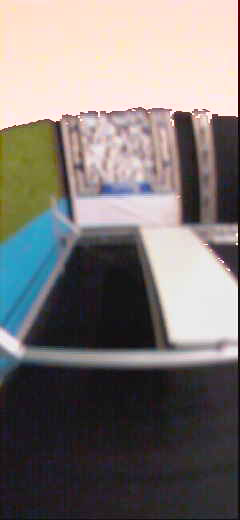
#> input picture frame 3 of videos/vlc-record-2023-03-10-10h02m38s-rtp_5000.sdp-.avi, 240 x 520 px, given in place of vlc-record-2023-03-03-11h21m26s-rtp_5000.sdp-.avi, which was not available
$ jupyter execute --allow-errors detection_methods.ipynb   (shell and % lines are left out)   (text cells are left out)
#> lines starting #> are read from the running program, lines starting #| are printed output that depends on the picture; after the words box and inside, x2 and y2 are one past the last pixel; in counts of white or black regions, pixels touching at a corner belong together; pictures that were not available may be replaced by others from this repository, and a replacement may not be noted
#> further down, first_frame is the input picture: shape (520, 240, 3); mean B, G, R 118.2, 120.7, 126.7
[cell 1]
import cv2
import numpy as np
import os
import matplotlib.pyplot as plt
IMAGES_FOLDER = "/home/matthijs/robotics_q3/mav/AE4317_2019_datasets/cyberzoo_aggressive_flight/20190121-144646/"
VIDEO_FILE = "/home/matthijs/robotics_q3/mav/cyberzoo.mp4"
VIDEO_FILE_SIM = "/home/matthijs/paparazzi/videos/vlc-record-2023-03-03-11h21m26s-rtp_5000.sdp-.avi"
SHOW_CV2_IMG = False
def load_images_from_folder(folder):
    images = []
    for filename in os.listdir(folder):
        img = cv2.imread(os.path.join(folder,filename))
        if img is not None:
            images.append(img)
    return images

#> (the rest of this cell did not finish here and is left out)

[cell 2]
def show_img(img, gray_scale=False, img_name="img"):
    if SHOW_CV2_IMG:
        cv2.imshow(img_name, img)
        cv2.waitKey(0)
        cv2.destroyAllWindows()
    else:
        if gray_scale:
            cmap = "gray"
        else:
            cmap = None
        plt.imshow(img, cmap=cmap)

#> (a cell that did not finish here is left out)

[cell 4]
# convert to gray scale
def rgb_2_gray(image):
    gray = cv2.cvtColor(image, cv2.COLOR_BGR2GRAY)
    return gray

#> (a cell that did not finish here is left out)

[cell 6]
def edge_detection(filter, image):
    gray_img = rgb_2_gray(image)
    edges_img = np.zeros_like(gray_img)
    N, M = gray_img.shape
    for row in range(3, N-2):
        for col in range(3,M-2):
            local_pixels = gray_img[row-1:row+2, col-1:col+2]
            transformed_pixels = filter * local_pixels
            score = (transformed_pixels.sum() + 4)/8
            edges_img[row,col] = score*3
    return edges_img

def canny_edge_detection(image, th1=100, th2=200):
    edges = cv2.Canny(image, th1, th2)
    return edges

[cell 7]
vertical_filter = np.array([[-1,-2,-1],[0,0,0],[1,2,1]])
horizontal_filter = np.array([[-1,0,1],[-2,0,2],[-1,0,1]])

#> (the rest of this cell did not finish here and is left out)

#> (a cell that did not finish here is left out)

#> (a cell that did not finish here is left out)

[cell 10]
def smoothen_image(image, size):
    return cv2.blur(image, (size, size))

def optical_flow(cap, first_frame, smoothen=0):
#> called with smoothen = 0
    prev_gray = cv2.cvtColor(first_frame, cv2.COLOR_BGR2GRAY)

    # Creates an image filled with zero
    # intensities with the same dimensions
    # as the frame
    mask = np.zeros_like(first_frame)

    # Sets image saturation to maximum
    mask[..., 1] = 255

    while(cap.isOpened()):

        # ret = a boolean return value from getting
        # the frame, frame = the current frame being
        # projected in the video
        ret, frame = cap.read()
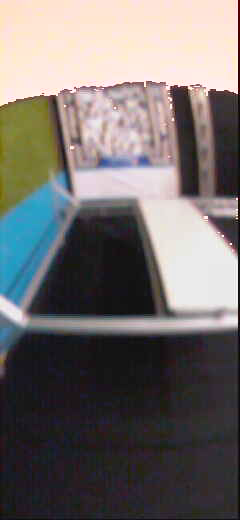
#> input picture frame 4 of videos/vlc-record-2023-03-10-10h02m38s-rtp_5000.sdp-.avi, 240 x 520 px, given in place of vlc-record-2023-03-03-11h21m26s-rtp_5000.sdp-.avi, which was not available
#> frame is the input picture: shape (520, 240, 3); mean B, G, R 108.9, 110.6, 115.7

        # Opens a new window and displays the input
        # frame
        cv2.imshow("input", frame)

        # Converts each frame to grayscale - we previously
        # only converted the first frame to grayscale
        gray = cv2.cvtColor(frame, cv2.COLOR_BGR2GRAY)

        # Calculates dense optical flow by Farneback method
        flow = cv2.calcOpticalFlowFarneback(prev_gray, gray,
                                        None,
                                        0.5, 3, 45, 3, 5, 1.2, 0)

        # Computes the magnitude and angle of the 2D vectors
        magnitude, angle = cv2.cartToPolar(flow[..., 0], flow[..., 1])

        # Sets image hue according to the optical flow
        # direction
        mask[..., 0] = angle * 180 / np.pi / 2

        # Sets image value according to the optical flow
        # magnitude (normalized)
        mask[..., 2] = cv2.normalize(magnitude, None, 0, 255, cv2.NORM_MINMAX)

        # Converts HSV to RGB (BGR) color representation
        rgb = cv2.cvtColor(mask, cv2.COLOR_HSV2BGR)
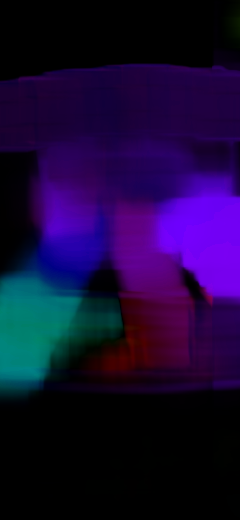
#> rgb: shape (520, 240, 3); mean B, G, R 54.7, 7.8, 24.4

        gray_flow_img = rgb_2_gray(rgb)
#> in rgb_2_gray, `gray = cv2.cvtColor(image, cv2.COLOR_BGR2GRAY)`:
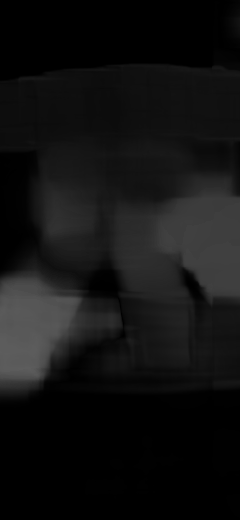
#> gray: shape (520, 240); min 0, max 93, mean 18.1
        if smoothen > 0:
            gray_flow_img = smoothen_image(gray_flow_img, smoothen)
            #gray_flow_img = cv2.GaussianBlur(gray_flow_img, (9, 9),0)
        # Opens a new window and displays the output frame
        cv2.imshow("dense optical flow", gray_flow_img)
        cv2.imshow("dense optical flow", rgb)

        # Updates previous frame
        prev_gray = gray

        # Frames are read by intervals of 1 millisecond. The
        # programs breaks out of the while loop when the
        # user presses the 'q' key
        if cv2.waitKey(33) & 0xFF == ord('q'):
#> (key q is pressed here)
            break

    # The following frees up resources and
    # closes all windows
    cap.release()
    cv2.destroyAllWindows()

[cell 11]
cap = cv2.VideoCapture(VIDEO_FILE_SIM)

# ret = a boolean return value from
# getting the frame, first_frame = the
# first frame in the entire video sequence
ret, first_frame = cap.read()
optical_flow(cap, first_frame, smoothen=0)

[cell 12]
# This Optical flow implementation yields to way better results
import time


def draw_flow(img, flow, step=16):

#> called with flow = array of shape (520, 240, 2), step = 16
    h, w = img.shape[:2]
#> h = 520; w = 240
    y, x = np.mgrid[step/2:h:step, step/2:w:step].reshape(2,-1).astype(int)
#> y = 480 values from 8 to 504
    fx, fy = flow[y,x].T
#> fx = 480 values, max 148.7 at index 335, min -49.14 at index 289, mean 2.63; fy = 480 values, max 14.13 at index 237, min -27.61 at index 233, mean -2.16

    lines = np.vstack([x, y, x-fx, y-fy]).T.reshape(-1, 2, 2)
    lines = np.int32(lines + 0.5)

    img_bgr = cv2.cvtColor(img, cv2.COLOR_GRAY2BGR)
    cv2.polylines(img_bgr, lines, 0, (0, 255, 0))
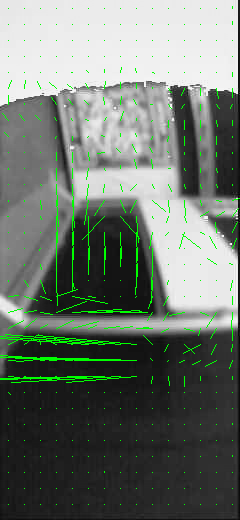
#> img_bgr: shape (520, 240, 3); mean B, G, R 109.4, 117.3, 109.4

    for (x1, y1), (_x2, _y2) in lines:
        cv2.circle(img_bgr, (x1, y1), 1, (0, 255, 0), -1)
#> this loop made 480 passes
#> (x1, y1, _x2, _y2) on passes 1 to 3: (8, 8, 8, 8), (24, 8, 24, 8), (40, 8, 40, 8)
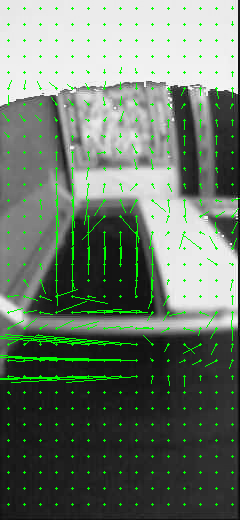
#> img_bgr: shape (520, 240, 3); 1.33% of pixels changed, all inside (x1, y1, x2, y2) = (7, 7, 234, 506)

    return img_bgr


def draw_hsv(flow):

    h, w = flow.shape[:2]
#> h = 520; w = 240
    fx, fy = flow[:,:,0], flow[:,:,1]
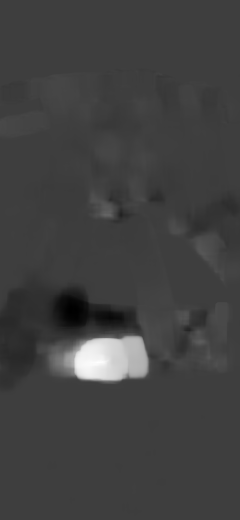
#> fx: shape (520, 240) float32; min -50.18, max 155.1, mean 2.3; drawn with min black and max white
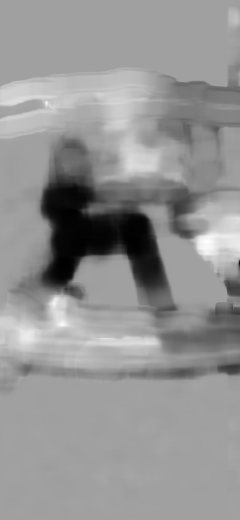
#> fy: shape (520, 240) float32; min -28.11, max 16.55, mean -2.14; drawn with min black and max white

    ang = np.arctan2(fy, fx) + np.pi
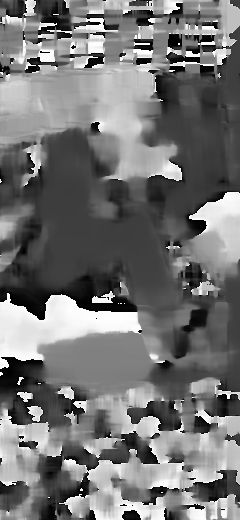
#> ang: shape (520, 240) float32; min 2e-05, max 6.28, mean 2.86; drawn with min black and max white
    v = np.sqrt(fx*fx+fy*fy)

    hsv = np.zeros((h, w, 3), np.uint8)
    hsv[...,0] = ang*(180/np.pi/2)
    hsv[...,1] = 255
    hsv[...,2] = np.minimum(v*4, 255)
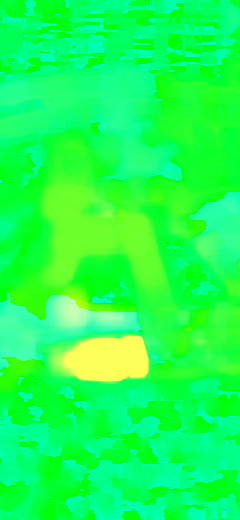
#> hsv: shape (520, 240, 3); mean of channels 0, 1, 2 81.4, 255, 27.7; drawn as B, G, R
    bgr = cv2.cvtColor(hsv, cv2.COLOR_HSV2BGR)
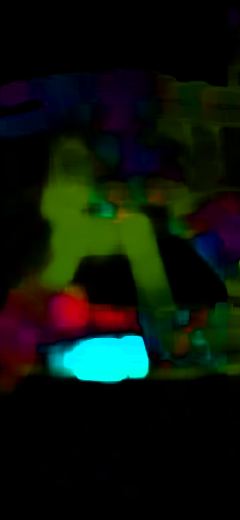
#> bgr: shape (520, 240, 3); mean B, G, R 11.5, 20.3, 11.5

    return bgr


cap = cv2.VideoCapture(VIDEO_FILE_SIM)

suc, prev = cap.read()

prevgray = cv2.cvtColor(prev, cv2.COLOR_BGR2GRAY)
#prevgray = canny_edge_detection(prevgray)

while True:

    suc, img = cap.read()

    gray = cv2.cvtColor(img, cv2.COLOR_BGR2GRAY)
    #gray = canny_edge_detection(gray)
    # start time to calculate FPS
    start = time.time()


    flow = cv2.calcOpticalFlowFarneback(prevgray, gray, None, 0.5, 3, 15, 3, 5, 1.2, 0)

    prevgray = gray


    # End time
    end = time.time()
    # calculate the FPS for current frame detection
    fps = 1 / (end-start)

    print(f"{fps:.2f} FPS")

    cv2.imshow('flow', draw_flow(gray, flow))
    cv2.imshow('flow HSV', draw_hsv(flow))


    key = cv2.waitKey(5)
#> (key q is pressed here)
    if key == ord('q'):
        break


cap.release()
cv2.destroyAllWindows()

$ run again, starting later in the video
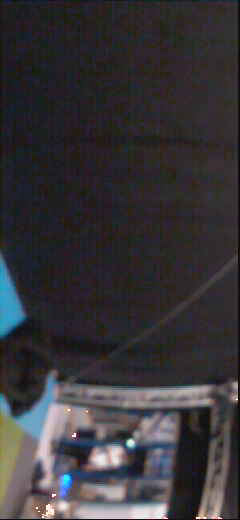
#> input picture frame 15 of videos/vlc-record-2023-03-10-10h02m38s-rtp_5000.sdp-.avi, 240 x 520 px, given in place of vlc-record-2023-03-03-11h21m26s-rtp_5000.sdp-.avi, which was not available
#> first_frame is the input picture: shape (520, 240, 3); mean B, G, R 57, 53.3, 56.1
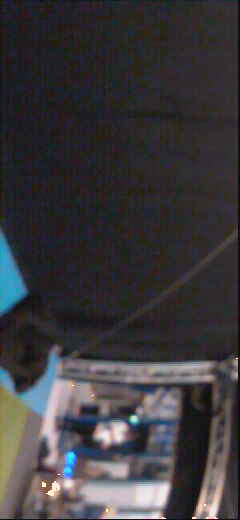
#> input picture frame 16 of videos/vlc-record-2023-03-10-10h02m38s-rtp_5000.sdp-.avi, 240 x 520 px, given in place of vlc-record-2023-03-03-11h21m26s-rtp_5000.sdp-.avi, which was not available
#> in optical_flow, frame is the input picture: shape (520, 240, 3); mean B, G, R 60.9, 57.5, 60.5
#> in draw_flow, `fx, fy = flow[y,x].T`: fx = 480 values, max 15.13 at index 367, min -12.22 at index 341, mean 0.645; fy = 480 values, max 17.64 at index 413, min -24.57 at index 377, mean -0.0834
#> the loop in draw_flow, `for (x1, y1), (_x2, _y2) in lines:` made 480 passes
#> (x1, y1, _x2, _y2) on passes 1 to 3: (8, 8, 8, 8), (24, 8, 24, 8), (40, 8, 40, 8)
#> in draw_hsv, `bgr = cv2.cvtColor(hsv, cv2.COLOR_HSV2BGR)`:
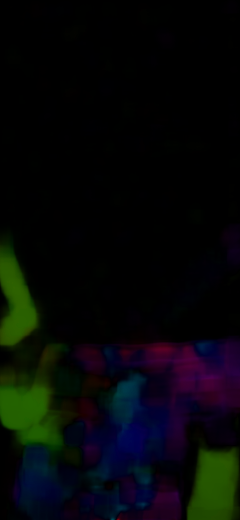
#> bgr: shape (520, 240, 3); mean B, G, R 8, 7.7, 5.7

$ run again, starting later in the video
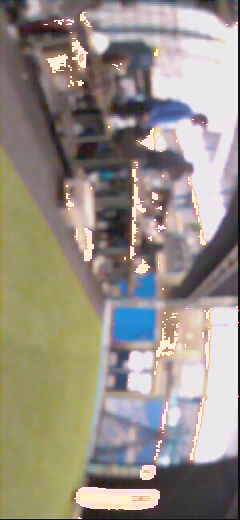
#> input picture frame 28 of videos/vlc-record-2023-03-10-10h02m38s-rtp_5000.sdp-.avi, 240 x 520 px, given in place of vlc-record-2023-03-03-11h21m26s-rtp_5000.sdp-.avi, which was not available
#> first_frame is the input picture: shape (520, 240, 3); mean B, G, R 133.9, 142.9, 151.4
#> in draw_flow, `fx, fy = flow[y,x].T`: fx = 480 values, max 16.41 at index 108, min -21.81 at index 43, mean 0.945; fy = 480 values, max 20.75 at index 471, min -24.15 at index 297, mean -0.75
#> the loop in draw_flow, `for (x1, y1), (_x2, _y2) in lines:` made 480 passes
#> (x1, y1, _x2, _y2) on passes 1 to 3: (8, 8, 10, 14), (24, 8, 32, 17), (40, 8, 51, 11)
#> in draw_hsv, `bgr = cv2.cvtColor(hsv, cv2.COLOR_HSV2BGR)`:
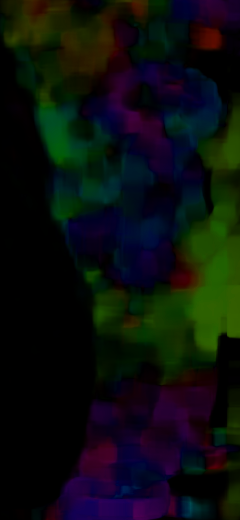
#> bgr: shape (520, 240, 3); mean B, G, R 13.5, 15.4, 11.3
